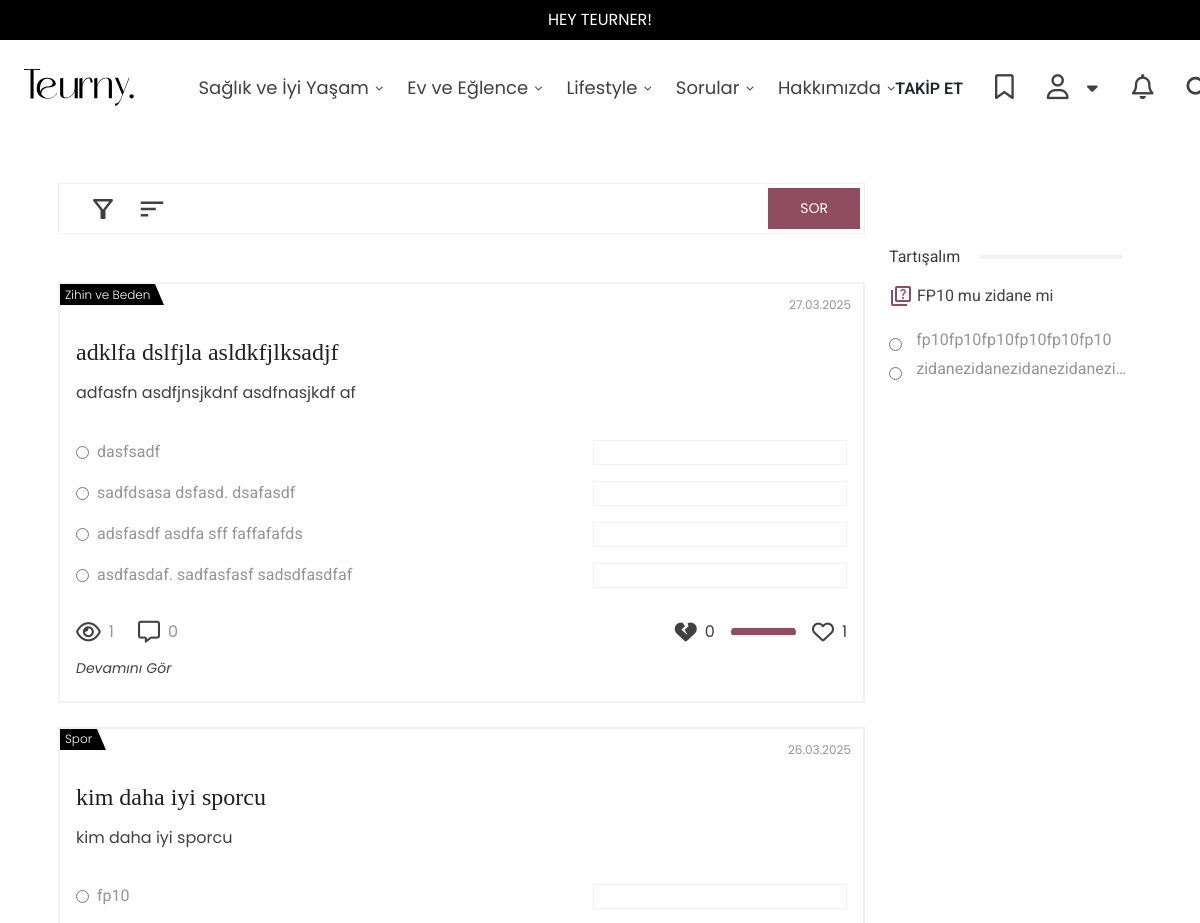
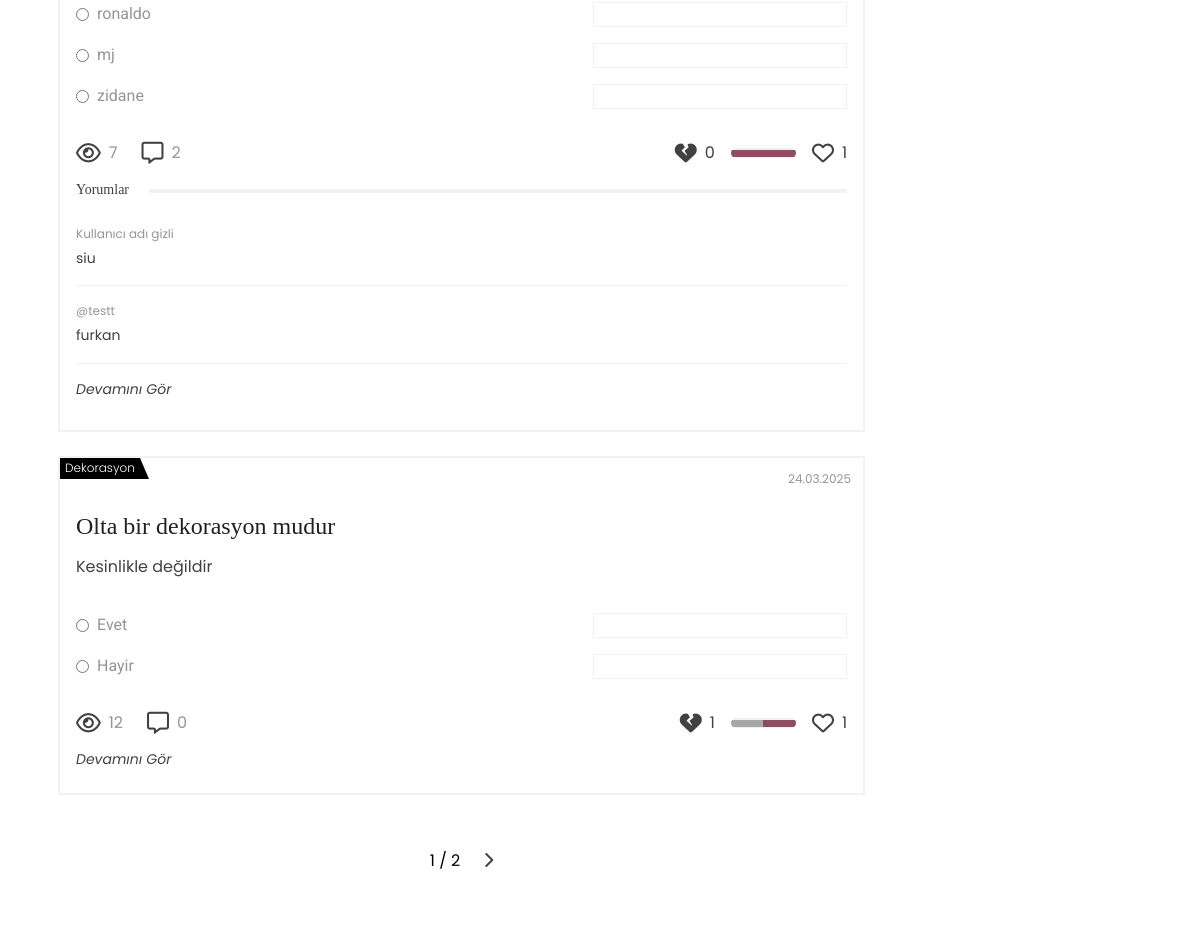
The page /questions/ (upper part) on the database as committed earlier (2 pictures, top to bottom).
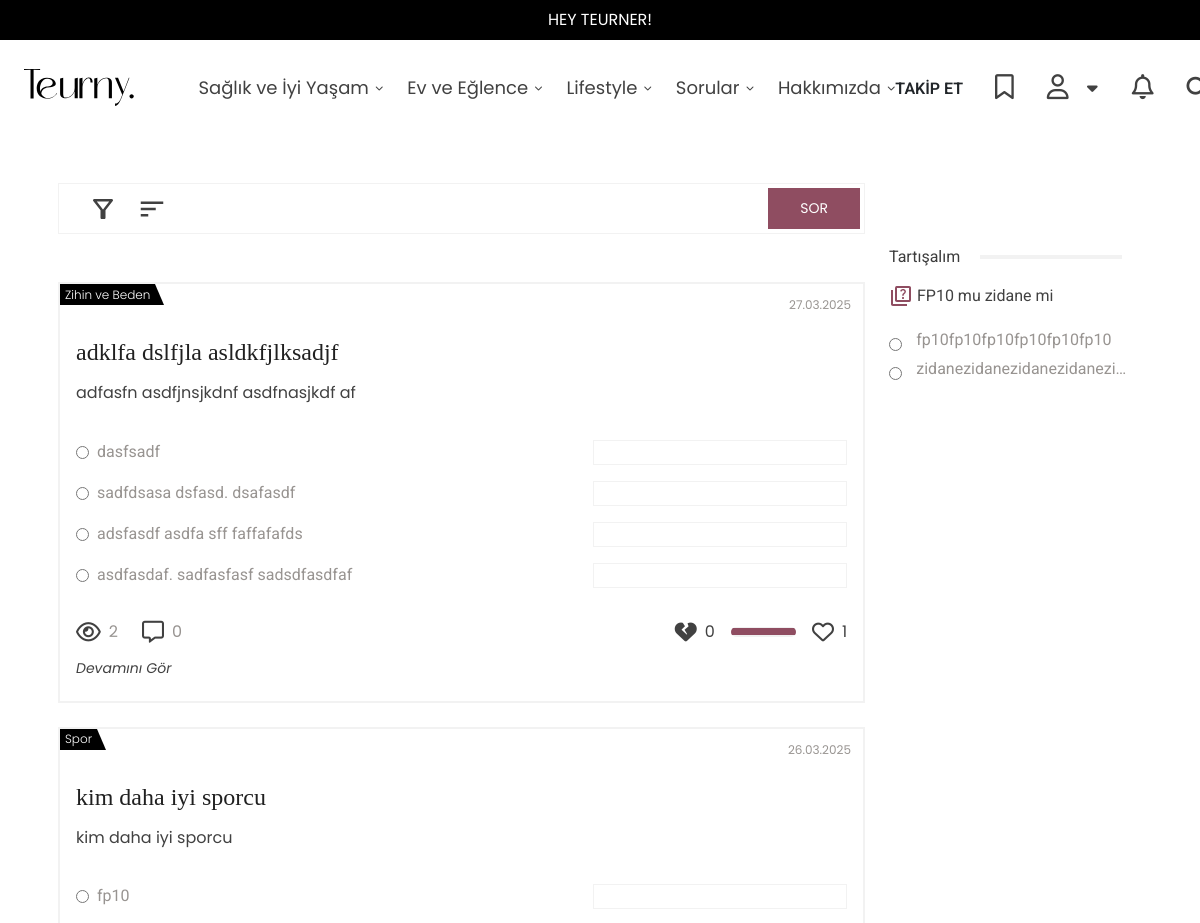
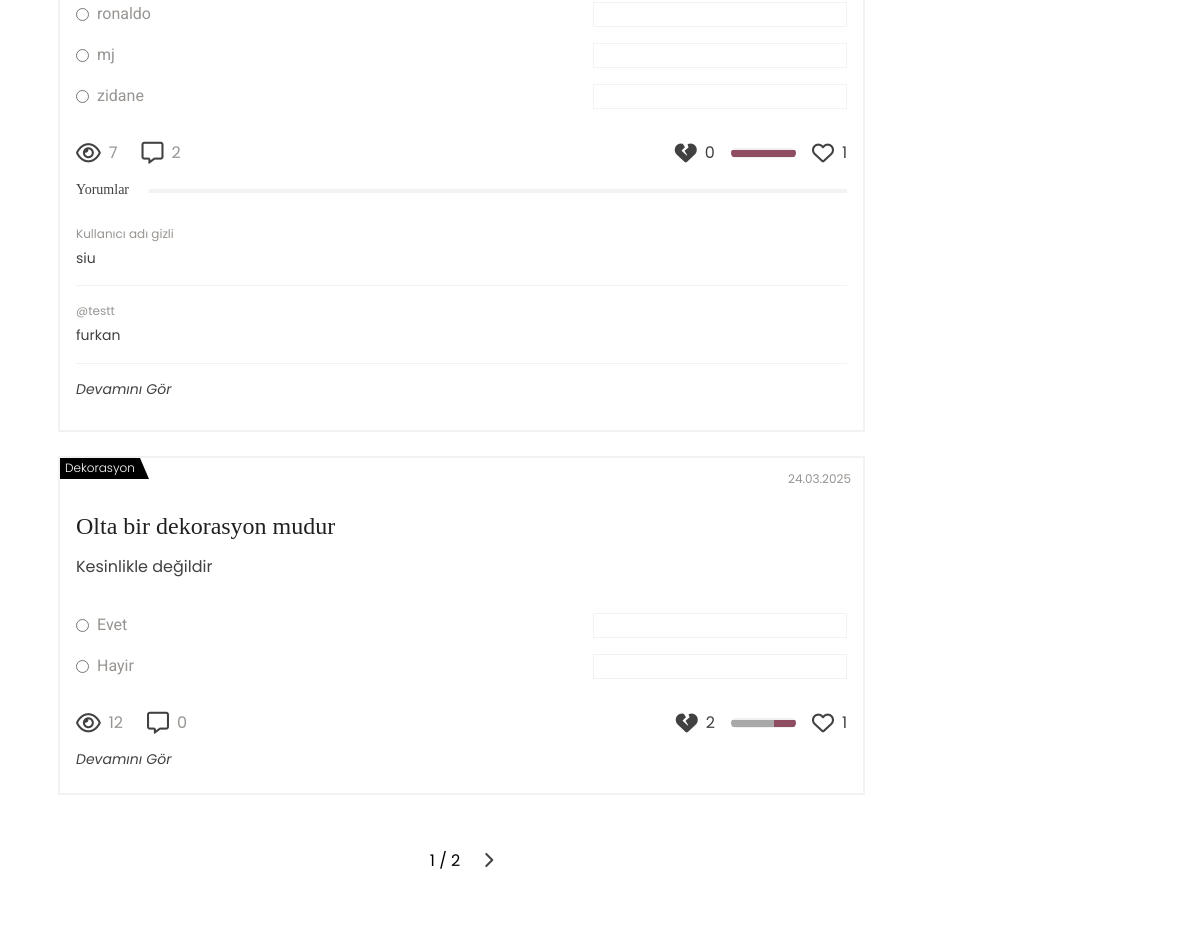
The same page on the database as committed later (2 pictures, top to bottom).
### tuerny_app/models.py (models this page shows, shortened)
class Question(models.Model):
    topics = [
        ("destek", "Destek Talebi"),
        ("oneri", "Öneri"),
        ("sikayet", "Şikayet"),
        ("diger", "Diğer"),
    ]
    STATUS_CHOICES = [
    ("pending", "Beklemede"),
    ("approved", "Onaylandı"),
    ("rejected", "Reddedildi"),
]
    user = models.ForeignKey(CustomUser, on_delete=models.CASCADE, related_name="questions")
    subcategory = models.ForeignKey(SubCategory, on_delete=models.CASCADE, related_name="question_category", null=True, blank=True)
    topic = models.CharField(max_length=20, choices=topics, verbose_name="Konu", null=True, blank=True)
    title = models.CharField(max_length=255)
    description = models.TextField()
    anonymous = models.BooleanField(default=False)
    created_at = models.DateTimeField(auto_now_add=True)
    likes = models.ManyToManyField(CustomUser, related_name="liked_questions", blank=True)
    dislikes = models.ManyToManyField(CustomUser, related_name="disliked_questions", blank=True)
    views_count = models.PositiveIntegerField(default=0)
    status = models.CharField(max_length=10, choices=STATUS_CHOICES, default="pending", null=True, blank=True)
    slug = models.SlugField(max_length=255, unique=True, blank=True, null=True)
    @property
    def like_count(self):
        return self.likes.count()
    @property
    def dislike_count(self):
        return self.dislikes.count()

class SubCategory(models.Model):
    main_category = models.ForeignKey(MainCategory, on_delete=models.CASCADE, related_name="subcategories")
    name = models.CharField(max_length=255)
    slug = models.SlugField(max_length=255, blank=True, null=True)
    saved_users = models.ManyToManyField(CustomUser, related_name="saved_categories", blank=True)

### tuerny_app/views.py (the view)
# urls.py: path("questions/", views.question, name="question"),
def question(request):
    sort_option = request.GET.get("sort", "latest")  # Varsayılan sıralama
    questions = Question.objects.filter(status="approved").prefetch_related("poll__options")
    if sort_option == "latest":
        questions = questions.order_by("-created_at")
    elif sort_option == "oldest":
        questions = questions.order_by("created_at")
    elif sort_option == "most_commented":
        questions = questions.annotate(comment_count=Count("comments")).order_by("-comment_count")
    elif sort_option == "most_liked":
        questions = questions.annotate(like_count_annotated=Count("likes", distinct=True)).order_by("-like_count_annotated")
    page = request.GET.get("page", 1)  # Varsayılan olarak ilk sayfa
    paginator = Paginator(questions, 3)  # Sayfa başına 3 soru gösterilecek
    try:
        questions = paginator.page(page)
    except PageNotAnInteger:
        questions = paginator.page(1)
    except EmptyPage:
        questions = paginator.page(paginator.num_pages)
    poll_data = {}
    for question in questions:
        if hasattr(question, "poll"):
            total_votes = sum(option.vote_count for option in question.poll.options.all())
            poll_data[question.id] = {
                "total_votes": total_votes,
                "percentages": {
                    option.id: round((option.vote_count / total_votes * 100), 1) if total_votes > 0 else 0
                    for option in question.poll.options.all()
                }
            }
    s_questions = SuggestedQuestion.objects.all()
    return render(request, "tuerny_app/question.html", {
        "questions": questions,
        "poll_data": poll_data,
        "s_q": s_questions,
        "selected_sort": sort_option,
        "paginator": paginator,  # Paginator nesnesini şablona gönder
    })

### tuerny_app/context_processors.py (called while the page is built)
def categories_context(request):
    categories = MainCategory.objects.all()
    subcategories = SubCategory.objects.all()
    blogs = Blog.objects.all()
    return {
        'categories': categories,
        'subcategories': subcategories,
        'blog': blogs
    }

### tuerny_app/models.py (called while the page is built)
    @property
    def vote_count(self):
        return self.voted_users.count()

### tuerny_app/templatetags/math_filters.py (called while the page is built)
@register.filter
def get_item(dictionary, key):
    return dictionary.get(key, None)

### tuerny_app/templates/tuerny_app/question.html (shortened to what the changed rows need)
{% extends 'base.html' %}
{% load static %}
{% load math_filters %}
{% block content %}
      <div class="container py-5">
        <div class="row">
            <div class="col-lg-9">
                <div class="mt-5">
                    <div class="d-flex flex-column gap-4 quest-listdiv">
                        {% for q in questions %}
                        {% if q.status == "approved" %}
                                <div class="question-card">
                                    <div class="question-card-category">
                                        <p>{{q.subcategory.name}}</p>
                                    </div>
                                    <div class="question-card-date">
                                        <p>{{ q.created_at|date:"d.m.Y" }}</p>
                                    </div>
                                    <h3 class="question-card-title pb-2" style="margin-top: 20px; margin-bottom: 0px;">
                                        <a href="{% url 'tuerny_app:ask' q.id %}" style="color: #202020; font-weight: 400;"> {{q.title}} </a>
                                    </h3>
                                    <p class="question-card-text py-2" style="color: #414141; line-height: 130%; margin-bottom: 20px;">
                                        {{q.description}}
                                    </p>
                                    {% if q.poll %}
                                    {% with poll=poll_data|get_item:q.id %}
                                    {% with total_votes=poll.total_votes|default:0 %}
                                        {% for vote in q.poll.options.all %}
                                            <div class="question-card-survey py-2 vCheckRequired">
                                                <div class="question-card-survey-item" style="margin-bottom: 0px">
                                                    <div class="question-card-survey-item-label">
                                                        <input name="vote_{{ q.id }}" class="votee" value="{{ vote.id }}" type="radio" id="r{{ vote.id }}"
                                                        {% if request.user in vote.voted_users.all %} checked {% endif %}>
                                                        <label class="vote-option" style="font-family: Roboto; {% if request.user in vote.voted_users.all %}color: #414141;{% else %}color: #989491; {% endif %}line-height: 130%;" for="r{{ vote.id }}">{{ vote.option_text }}</label>
                                                    </div>
                                                    <div class="question-card-survey-item-progress">
                                                    </div>
                                                </div>
                                            </div>
                                        {% endfor %}
                                    {% endwith %}
                                {% endwith %}
                            {% endif %}
                                    <div class="d-flex justify-content-between align-items-center pt-4">
                                        <div class="d-flex gap-4 gap-c-2">
                                            <div class="question-card-button">
                                                <i class="fa-regular fa-eye question-card-button-icon"></i>
                                                <span class="question-card-button-text">{{q.views_count}}</span>
                                            </div>
                                            <div class="question-card-button">
                                                <i class="fa-regular fa-message question-card-button-icon"></i>
                                                <span
                                                    class="question-card-button-text">{{q.comments.count}}</span>
                                            </div>
                                        </div>
                                        <div class="d-flex align-items-center gap-3 gap-c">
                                            <div class="question-card-button">
                                                <i {% if request.user in q.dislikes.all %}style="cursor: pointer; color: rgb(130, 68, 88);"{% else %}style="cursor: pointer;"{% endif %}  data-id="{{ q.id }}"
                                                   id="dislike-icon-{{ q.id }}"
                                                   class="fa-solid fa-heart-crack question-card-button-icon dislike-button {% if request.user in q.dislikes.all %}active{% endif %}"></i>
                                                <span id="dislike-count-{{ q.id }}">{{ q.dislike_count }}</span>
                                            </div>
                                            <div class="question-card-rate-line-container">
                                                <div class="question-card-rate-line">
                                                    <div class="rate-line-dislike" id="rate-dislike-{{ q.id }}"></div>
                                                    <div class="rate-line-like" id="rate-like-{{ q.id }}"></div>
                                                </div>
                                            </div>
                                            <div class="question-card-button">
                                                <i style="cursor: pointer" data-id="{{ q.id }}"
                                                   id="like-icon-{{ q.id }}"
                                                   class="{% if request.user in q.likes.all %}fa-solid {% else %} fa-regular{% endif %} fa-heart question-card-button-icon like-button {% if request.user in q.likes.all %}active{% endif %}"></i>
                                                <span id="like-count-{{ q.id }}">{{ q.like_count }}</span>
                                            </div>
                                        </div>
                                    </div>
                                    <div class="question-card-comments" style="padding-top: 15px">
                                        {% if q.comments.all %}
                                        <div class="blog-section-title">
                                            <span style="font-size: 14px; color: #414141; font-weight: 400;">Yorumlar</span>
                                            <div class="blog-section-title-divider"></div>
                                        </div>
                                        {% else %}
                                        <a href="{% url 'tuerny_app:ask' q.id %}" class="load-more-comments">
                                            <h1 style="font-family: 'Poppins'; font-weight: 400; font-size: 14px; line-height: 130%; margin-top: 0px; font-style: italic;">Devamını Gör</h1>
                                        </a>
                                        {% endif %}
                                        {% if q.comments.all %}
                                        <div class="comment-section">
                                        <div class="d-flex flex-column gap-3 mt-4">
                                            <a href="{% url 'tuerny_app:ask' q.id %}" class="load-more-comments">
                                                <h1 style="font-family: 'Poppins'; font-weight: 400; font-size: 14px; line-height: 130%; margin-top: 0px; font-style: italic;">Devamını Gör</h1>
                                            </a>
                                        </div>
                                        </div>
                                        {% endif %}
                                    </div>
                                </div>
                                {% endif %}
                                {% endfor %}
                    </div>
                </div>
            </div>
        </div>
    </div>
{% endblock content %}

Rows that differ between the two databases and show on the page:
changed Question "adklfa dslfjla asldkfjlksadjf": views_count "1" → "2"
computed for Question "Olta bir dekorasyon mudur": dislike_count "1" → "2"
